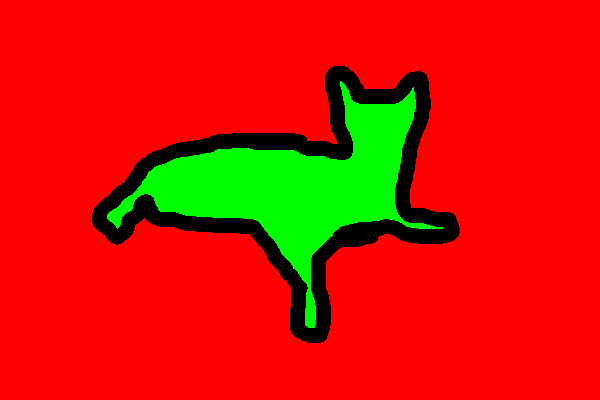
#> input picture TorchModels/ImageSegmentation/trimaps_colored/Abyssinian_1.png, 600 x 400 px, given as the content of the folder C:/Neural-Cellular-Automata/ImageSegmentation/trimaps, which was not available
$ python change.py
#> lines starting #> are read from the running program, lines starting #| are printed output that depends on the picture; pictures that were not available may be replaced by others from this repository, and a replacement may not be noted
"""

"""

import os
from PIL import Image
import numpy as np

def adjust_trimap_colors(input_folder, output_folder):
    # Ensure the output folder exists
    os.makedirs(output_folder, exist_ok=True)

    # Define the new colors for the trimap
    colors = {
        0: [0, 0, 255],    # Background: Red
        1: [0, 255, 0],    # Object: Green
        2: [255, 0, 0]     # Boundary: Blue
    }

    # Process each image in the input folder
    for filename in os.listdir(input_folder):
        if filename.endswith('.png'):
            # Load the image
            img_path = os.path.join(input_folder, filename)
            image = Image.open(img_path).convert("L")  # Convert to grayscale
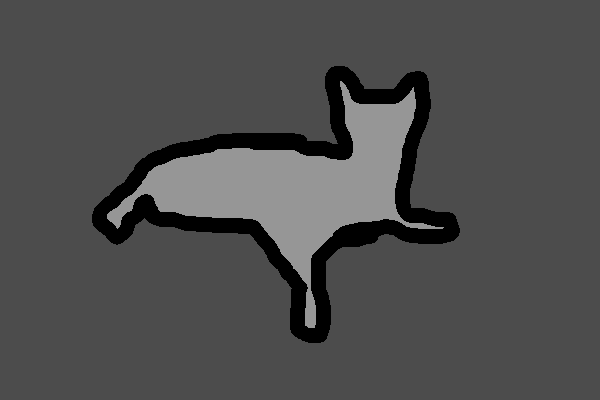
#> image: PIL image 600x400 L; min 0, max 150, mean 77.3

            # Convert the image to a NumPy array
            img_array = np.array(image)

            # Create a new array for the colored output
            colored_output = np.zeros((img_array.shape[0], img_array.shape[1], 3), dtype=np.uint8)

            # Apply the new colors to the trimap
            for cls, color in colors.items():
                colored_output[img_array == cls] = color

            # Convert the colored output back to an image
            colored_image = Image.fromarray(colored_output)
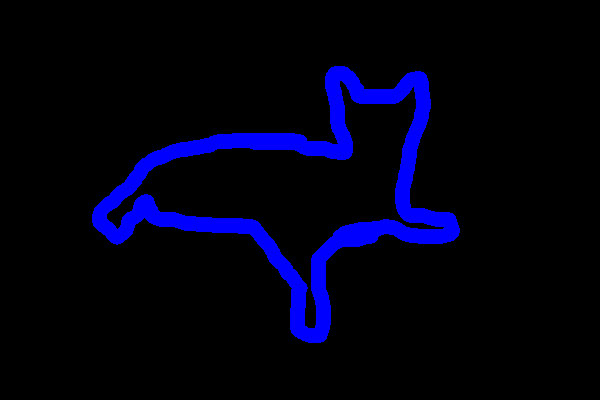
#> colored_image: PIL image 600x400 RGB; mean R, G, B 0, 0, 19.4

            # Save the colored image to the output folder
            output_path = os.path.join(output_folder, filename)
            colored_image.save(output_path)

            print(f"Processed and saved: {output_path}")

if __name__ == "__main__":
    input_folder = 'C:/Neural-Cellular-Automata/ImageSegmentation/trimaps'
    output_folder = 'C:/Neural-Cellular-Automata/ImageSegmentation/trimaps_colored'
    adjust_trimap_colors(input_folder, output_folder)
